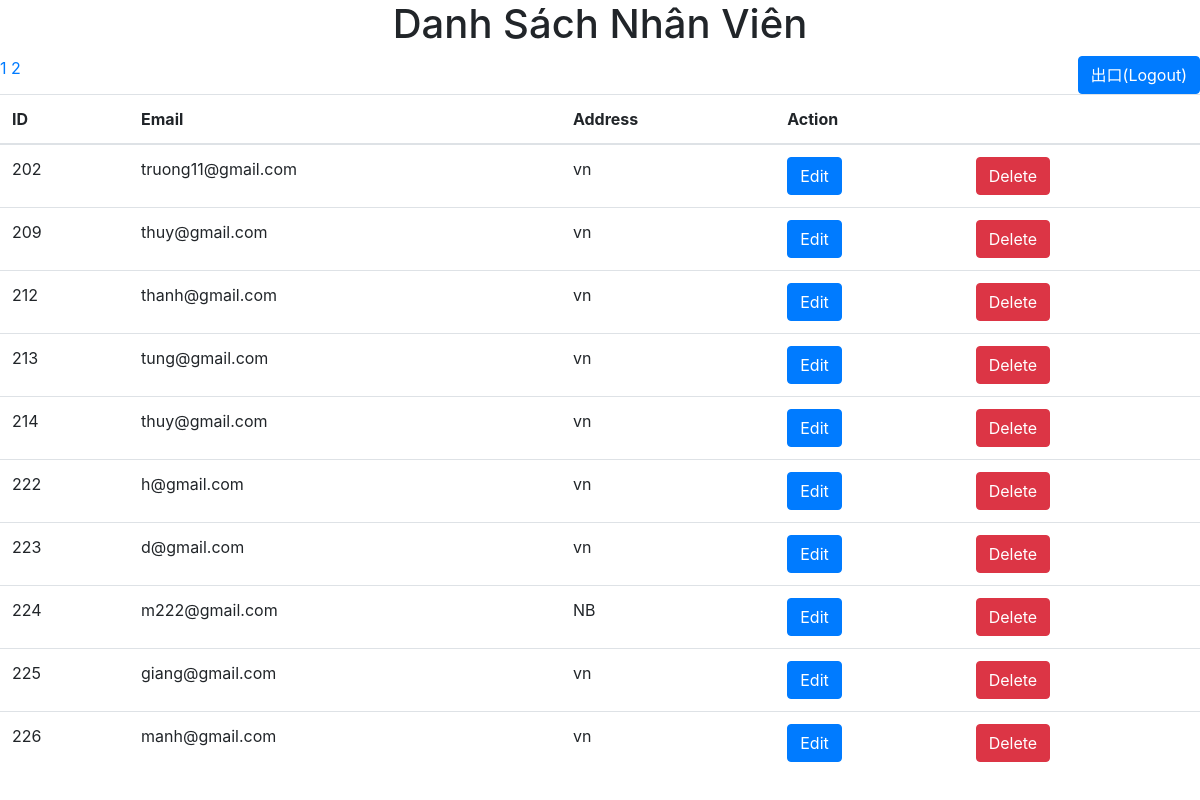
The page / on the database its author committed.
### tables this page shows
CREATE TABLE `users` (
  `id` int(11) NOT NULL,
  `email` varchar(255) NOT NULL,
  `code` varchar(255) NOT NULL,
  `address_provin` varchar(255) DEFAULT NULL,
  `address_distri` varchar(255) DEFAULT NULL,
  `address_house` varchar(255) NOT NULL,
  `phone` varchar(255) NOT NULL,
  `password` varchar(255) NOT NULL,
  `firstname` varchar(255) NOT NULL,
  `lastname` varchar(255) NOT NULL
);

### index.php (the view, shortened to what this page needs)
<!DOCTYPE html>
<html lang="ja">
<head>
    <link rel="stylesheet" href="https://stackpath.bootstrapcdn.com/bootstrap/4.1.3/css/bootstrap.min.css">
</head>
<body>
<?php
    require_once('config.php');
    $results_per_page = 10;
	$query = "select *from users";
    $result = mysqli_query($conn, $query);
    $number_of_result = mysqli_num_rows($result);
    $number_of_page = ceil ($number_of_result / $results_per_page);
	 if (!isset ($_GET['page']) ) {
        $page = 1;
    } else {
        $page = $_GET['page'];
    }
	  $page_first_result = ($page-1) * $results_per_page;
	   $query = "SELECT * FROM users LIMIT " . $page_first_result . ',' . $results_per_page;
	   $results = mysqli_query($conn, $query);
?>
<h1 style="text-align: center;">Danh Sách Nhân Viên</h1>
	<form action="" method="POST">
		<button style="float: right;" class="btn btn-primary" name="Logout">出口(Logout)</button>
	</form>
<table class="table">
	<thead>
		<tr>
            <th>ID</th>
            <th>Email</th>
			<th>Address</th>
			<th colspan="2">Action</th>
		</tr>
	</thead>
	<?php while ($row = mysqli_fetch_array($results)) { ?>
		<tr>
			<td><?php echo $row['id']; ?></td>
            <td><?php echo $row['email']; ?></td>
			<td><?php echo $row['address_house']; ?></td>
			<td>
				<a href="update.php?id=<?php echo $row['id']; ?>" class="edit_btn btn btn-primary" >Edit</a>
			</td>
			<td>
				<a href="delete.php?id=<?php echo $row['id']; ?>" name="btnDelete" class="del_btn btn btn-danger" onclick="return confirm('Are you sure want to delete this item???')">Delete</a>
			</td>
		</tr>
	<?php } ?>
	<?php
		 for($page = 1; $page<= $number_of_page; $page++) {
		echo '<a href = "index.php?page=' . $page . '">' . $page . ' </a>';
		}  ?>
</table>
</body>
</html>

### rows shown on the page
users: id "202", email "truong11@gmail.com", address_house "vn"
users: id "209", email "thuy@gmail.com", address_house "vn"
users: id "212", email "thanh@gmail.com", address_house "vn"
users: id "213", email "tung@gmail.com", address_house "vn"
users: id "214", email "thuy@gmail.com", address_house "vn"
users: id "222", email "h@gmail.com", address_house "vn"
users: id "223", email "d@gmail.com", address_house "vn"
users: id "224", email "m222@gmail.com", address_house "NB"
users: id "225", email "giang@gmail.com", address_house "vn"
users: id "226", email "manh@gmail.com", address_house "vn"
